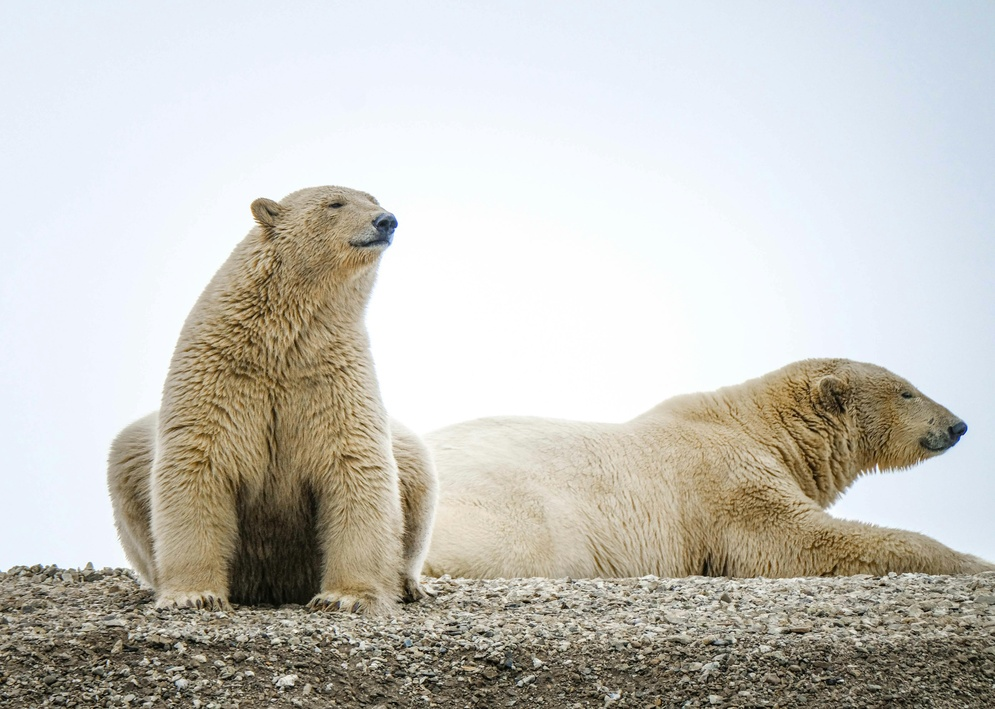
#> input picture source.jpg, 995 x 709 px, shrunk from 5173 x 3690 before the run
$ python start.py
#> lines starting #> are read from the running program, lines starting #| are printed output that depends on the picture
import numpy as np
import imageio as img
import matplotlib.pyplot as plt

image = img.imread("./source.jpg")
#> image is the input picture: shape (709, 995, 3); mean R, G, B 198.6, 197.1, 190.7

red = image[:, :, 0]
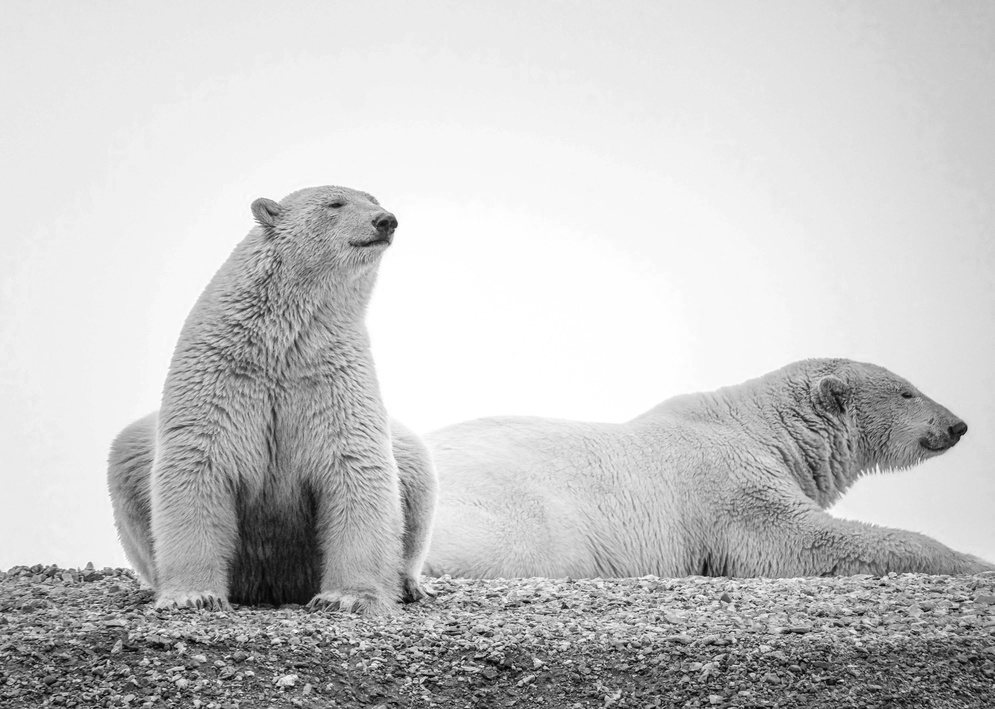
#> red: shape (709, 995); min 0, max 255, mean 198.6
green = image[:, :, 1]
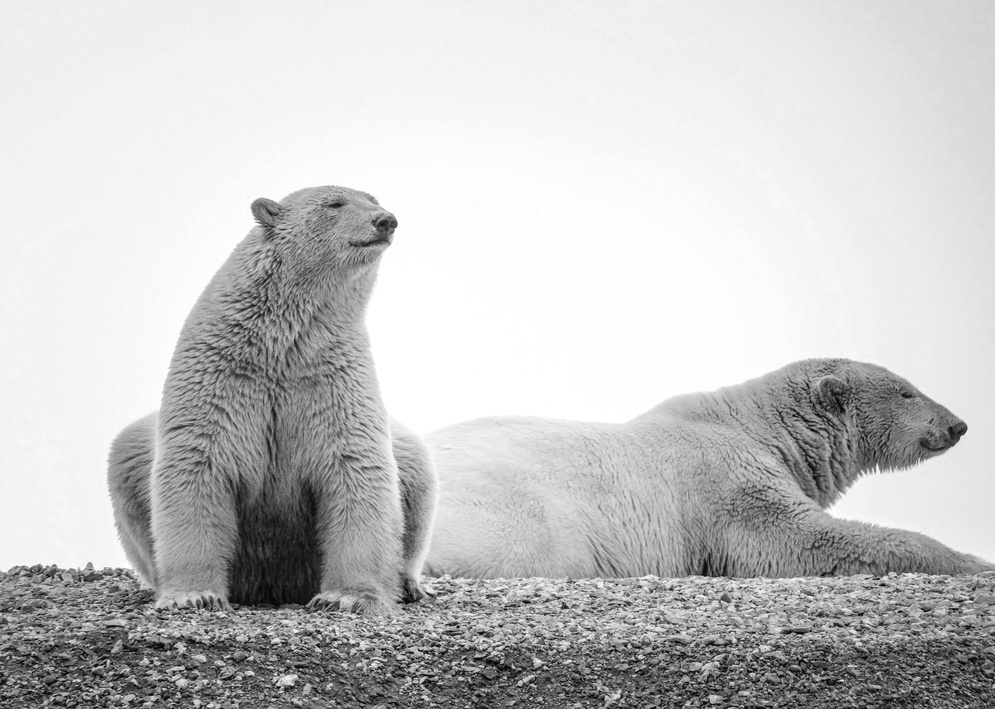
#> green: shape (709, 995); min 0, max 255, mean 197.1
blue = image[:, :, 2]
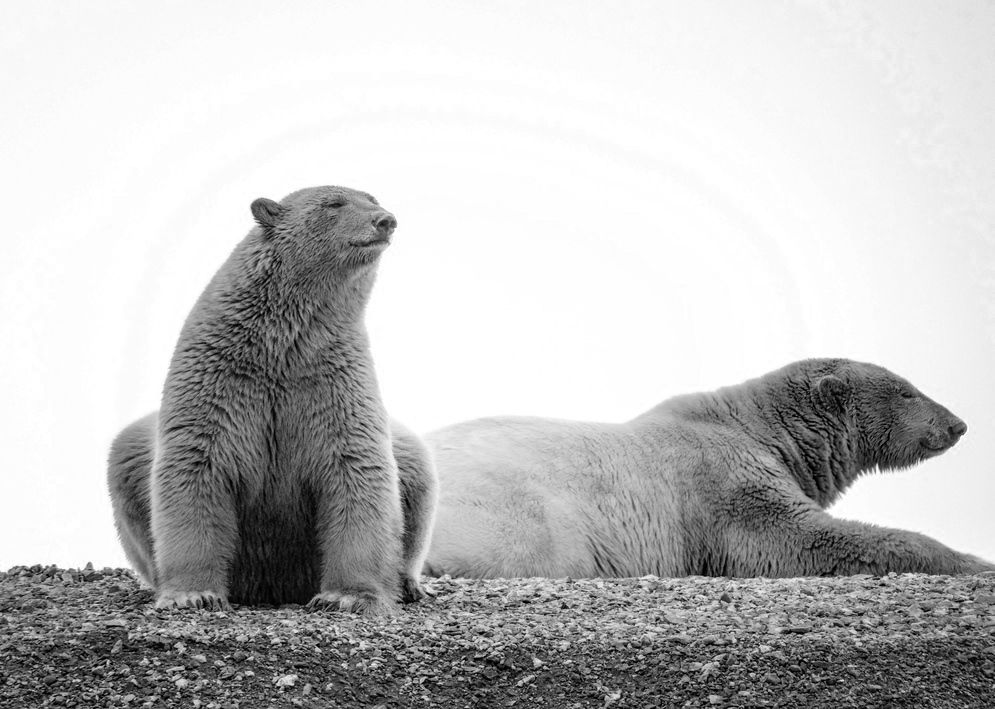
#> blue: shape (709, 995); min 0, max 255, mean 190.7

imgRed = np.zeros_like(image)
imgRed[:, :, 0] = red
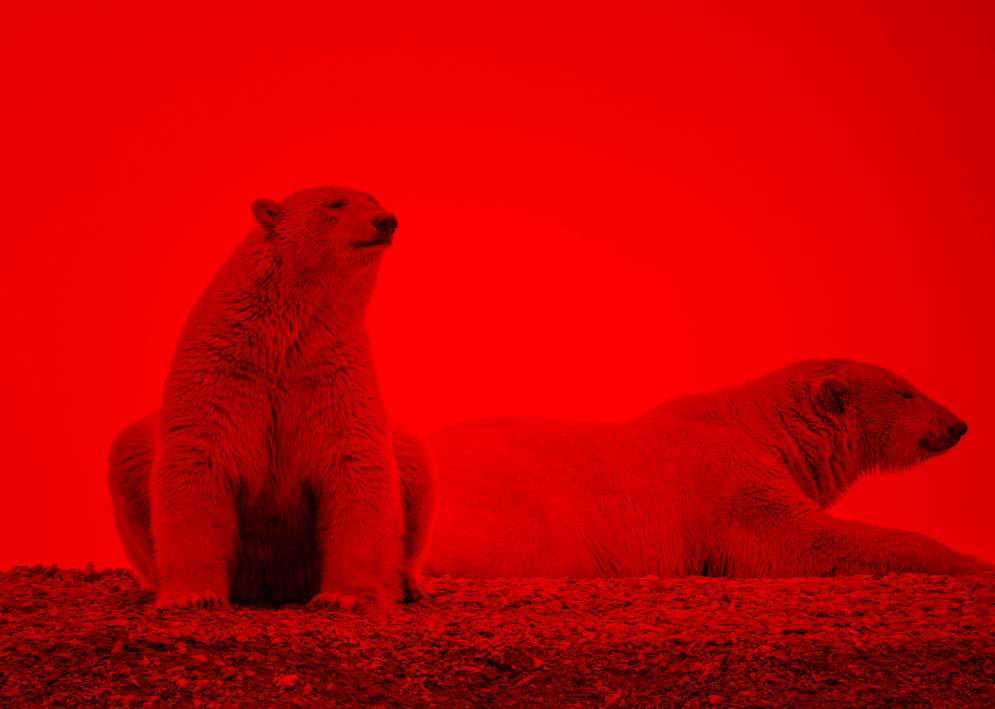
#> imgRed: shape (709, 995, 3); mean of channels 0, 1, 2 198.6, 0, 0; drawn as R, G, B

# Tambahkan kode untuk channel Green
imgGreen = np.zeros_like(image)
imgGreen[:, :, 1] = green
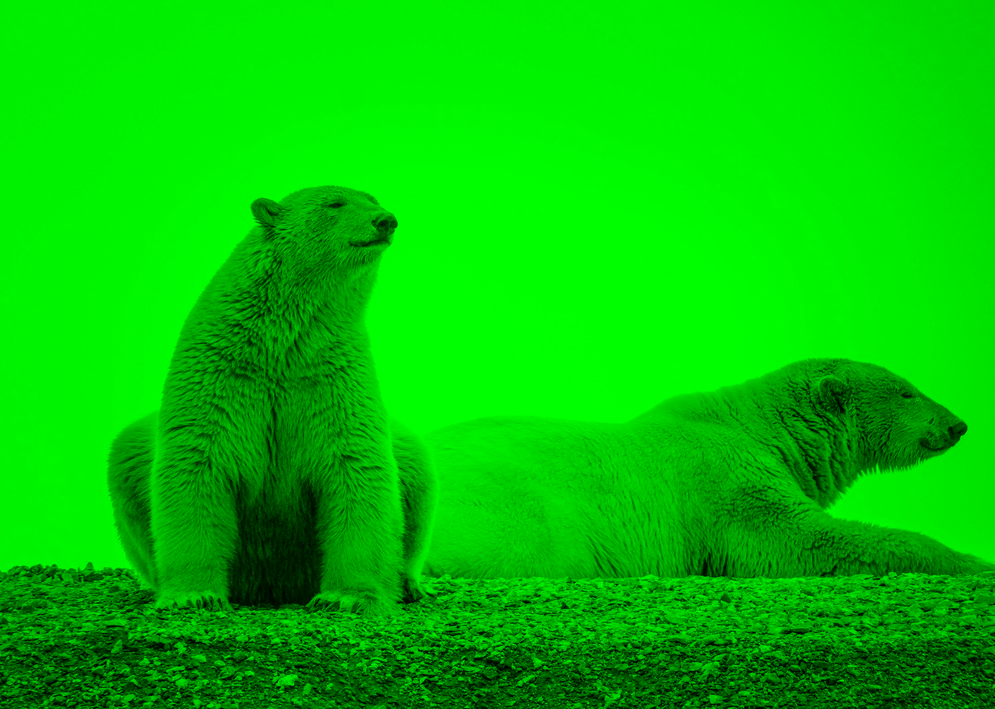
#> imgGreen: shape (709, 995, 3); mean of channels 0, 1, 2 0, 197.1, 0; drawn as R, G, B

# Tambahkan kode untuk channel Blue
imgBlue = np.zeros_like(image)
imgBlue[:, :, 2] = blue
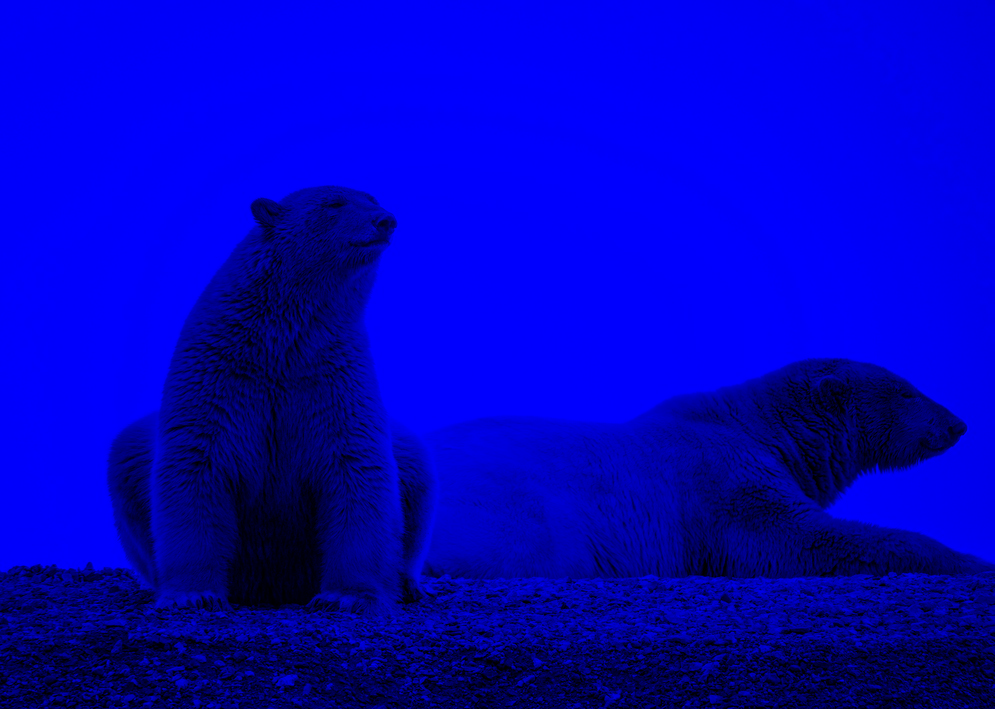
#> imgBlue: shape (709, 995, 3); mean of channels 0, 1, 2 0, 0, 190.7; drawn as R, G, B

plt.figure(figsize=(10, 10))

plt.subplot(2, 2, 1)
plt.imshow(image)
plt.title('Original Image')

plt.subplot(2, 2, 2)
plt.imshow(imgRed)
plt.title('Red Channel')

plt.subplot(2, 2, 3)
plt.imshow(imgGreen)
plt.title('Green Channel')

plt.subplot(2, 2, 4)
plt.imshow(imgBlue)
plt.title('Blue Channel')

# Menyesuaikan spasi dan margin antar subplot
plt.subplots_adjust(left=0.1, right=0.9, top=0.9, bottom=0.1,
                    wspace=0.3, hspace=0.3)

plt.show()
